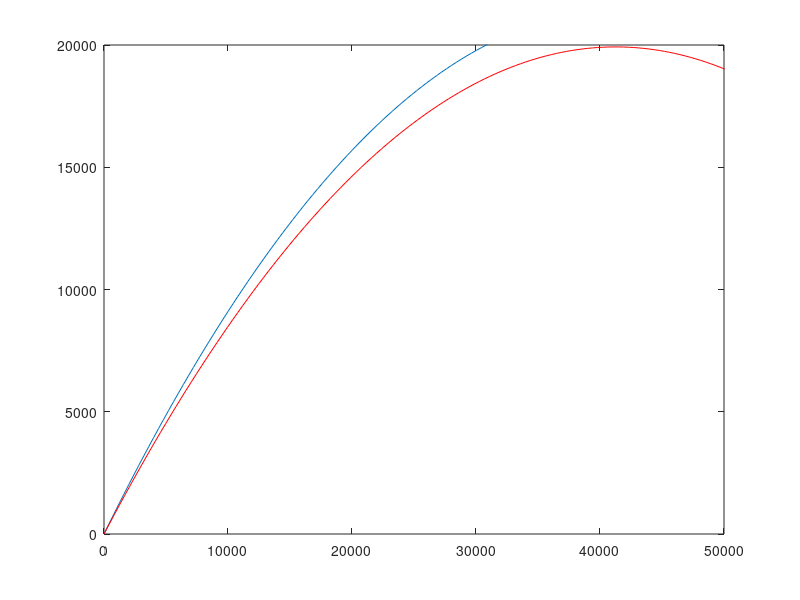

MATLAB code for this plot:

%Dos proyectiles se disparan al mismo tiempo del mismo lugar.
%A tiene v0=680 mt/sec y theta=42grados
%B tiene v0=680 mt/sec y theta=65grados
%Cual llega antes a tierra? Graficar

g=9.81;


v0A=900;
thetaA=46;
v0Ax=v0A*cos(thetaA*pi/180);%Solo radianes
v0Ay=v0A*sin(thetaA*pi/180);%solo radianes
thmaxA=v0Ay/g;
ttotA=2*thmaxA;

v0B=900;
thetaB=44;
v0Bx=v0B*cos(thetaB*pi/180);
v0By=v0B*sin(thetaB*pi/180);
thmaxB=v0By/g;
ttotB=2*thmaxB;

if ttotA>=ttotB
 tg=linspace(0,ttotB,200);
else
 tg=linspace(0,ttotA,200);
end
xA=v0Ax*tg;
yA=v0Ay*tg-0.5*g*tg.^2;
plot(xA,yA)
axis([0 50000 0 20000])
hold on
xB=v0Bx*tg;
yB=v0By*tg-0.5*g*tg.^2;
plot(xB,yB,'r')